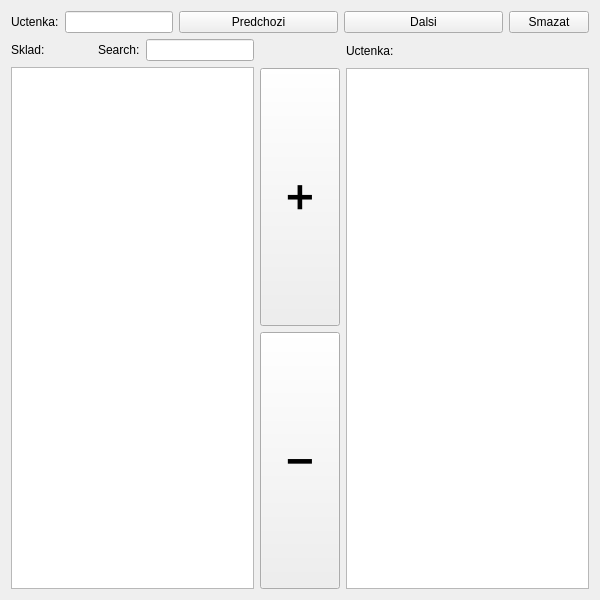
<?xml version="1.0" encoding="UTF-8"?>
<ui version="4.0">
 <class>bills_widget</class>
 <widget class="QWidget" name="bills_widget">
  <property name="geometry">
   <rect>
    <x>0</x>
    <y>0</y>
    <width>600</width>
    <height>600</height>
   </rect>
  </property>
  <property name="sizePolicy">
   <sizepolicy hsizetype="Expanding" vsizetype="Expanding">
    <horstretch>0</horstretch>
    <verstretch>0</verstretch>
   </sizepolicy>
  </property>
  <property name="windowTitle">
   <string>Form</string>
  </property>
  <layout class="QVBoxLayout" name="verticalLayout_2">
   <item>
    <layout class="QVBoxLayout" name="verticalLayout">
     <property name="sizeConstraint">
      <enum>QLayout::SetNoConstraint</enum>
     </property>
     <item>
      <layout class="QHBoxLayout" name="horizontalLayout">
       <property name="sizeConstraint">
        <enum>QLayout::SetNoConstraint</enum>
       </property>
       <item>
        <widget class="QLabel" name="label">
         <property name="sizePolicy">
          <sizepolicy hsizetype="Preferred" vsizetype="Fixed">
           <horstretch>0</horstretch>
           <verstretch>0</verstretch>
          </sizepolicy>
         </property>
         <property name="text">
          <string>Uctenka:</string>
         </property>
        </widget>
       </item>
       <item>
        <widget class="QLineEdit" name="billCurrent">
         <property name="sizePolicy">
          <sizepolicy hsizetype="Fixed" vsizetype="Fixed">
           <horstretch>0</horstretch>
           <verstretch>0</verstretch>
          </sizepolicy>
         </property>
         <property name="readOnly">
          <bool>true</bool>
         </property>
        </widget>
       </item>
       <item>
        <widget class="QPushButton" name="billPrevButton">
         <property name="sizePolicy">
          <sizepolicy hsizetype="Expanding" vsizetype="Fixed">
           <horstretch>0</horstretch>
           <verstretch>0</verstretch>
          </sizepolicy>
         </property>
         <property name="text">
          <string>Predchozi</string>
         </property>
        </widget>
       </item>
       <item>
        <widget class="QPushButton" name="billNextButton">
         <property name="sizePolicy">
          <sizepolicy hsizetype="Expanding" vsizetype="Fixed">
           <horstretch>0</horstretch>
           <verstretch>0</verstretch>
          </sizepolicy>
         </property>
         <property name="text">
          <string>Dalsi</string>
         </property>
        </widget>
       </item>
       <item>
        <widget class="QPushButton" name="billDelButton">
         <property name="text">
          <string>Smazat</string>
         </property>
        </widget>
       </item>
      </layout>
     </item>
     <item>
      <layout class="QHBoxLayout" name="horizontalLayout_2">
       <item>
        <layout class="QVBoxLayout" name="verticalLayout_4">
         <item>
          <layout class="QHBoxLayout" name="horizontalLayout_3">
           <item>
            <widget class="QLabel" name="label_2">
             <property name="sizePolicy">
              <sizepolicy hsizetype="Minimum" vsizetype="Fixed">
               <horstretch>0</horstretch>
               <verstretch>0</verstretch>
              </sizepolicy>
             </property>
             <property name="text">
              <string>Sklad:</string>
             </property>
            </widget>
           </item>
           <item>
            <widget class="QLabel" name="label_3">
             <property name="sizePolicy">
              <sizepolicy hsizetype="Fixed" vsizetype="Fixed">
               <horstretch>0</horstretch>
               <verstretch>0</verstretch>
              </sizepolicy>
             </property>
             <property name="text">
              <string>Search:</string>
             </property>
            </widget>
           </item>
           <item>
            <widget class="QLineEdit" name="lineEdit">
             <property name="sizePolicy">
              <sizepolicy hsizetype="Fixed" vsizetype="Fixed">
               <horstretch>0</horstretch>
               <verstretch>0</verstretch>
              </sizepolicy>
             </property>
            </widget>
           </item>
          </layout>
         </item>
         <item>
          <widget class="QTableWidget" name="billStock"/>
         </item>
        </layout>
       </item>
       <item>
        <layout class="QVBoxLayout" name="verticalLayout_5">
         <item>
          <spacer name="verticalSpacer">
           <property name="orientation">
            <enum>Qt::Vertical</enum>
           </property>
           <property name="sizeType">
            <enum>QSizePolicy::Fixed</enum>
           </property>
           <property name="sizeHint" stdset="0">
            <size>
             <width>20</width>
             <height>29</height>
            </size>
           </property>
          </spacer>
         </item>
         <item>
          <widget class="QPushButton" name="billAddButton">
           <property name="sizePolicy">
            <sizepolicy hsizetype="Minimum" vsizetype="Expanding">
             <horstretch>0</horstretch>
             <verstretch>0</verstretch>
            </sizepolicy>
           </property>
           <property name="font">
            <font>
             <pointsize>26</pointsize>
            </font>
           </property>
           <property name="text">
            <string>➕</string>
           </property>
          </widget>
         </item>
         <item>
          <widget class="QPushButton" name="billRemButton">
           <property name="sizePolicy">
            <sizepolicy hsizetype="Minimum" vsizetype="Expanding">
             <horstretch>0</horstretch>
             <verstretch>0</verstretch>
            </sizepolicy>
           </property>
           <property name="font">
            <font>
             <pointsize>26</pointsize>
            </font>
           </property>
           <property name="text">
            <string>➖</string>
           </property>
          </widget>
         </item>
        </layout>
       </item>
       <item>
        <layout class="QVBoxLayout" name="verticalLayout_8">
         <item>
          <widget class="QLabel" name="label_4">
           <property name="sizePolicy">
            <sizepolicy hsizetype="Preferred" vsizetype="Fixed">
             <horstretch>0</horstretch>
             <verstretch>0</verstretch>
            </sizepolicy>
           </property>
           <property name="minimumSize">
            <size>
             <width>0</width>
             <height>23</height>
            </size>
           </property>
           <property name="text">
            <string>Uctenka:</string>
           </property>
          </widget>
         </item>
         <item>
          <widget class="QTableWidget" name="billItems"/>
         </item>
        </layout>
       </item>
      </layout>
     </item>
    </layout>
   </item>
  </layout>
 </widget>
 <resources/>
 <connections/>
</ui>
